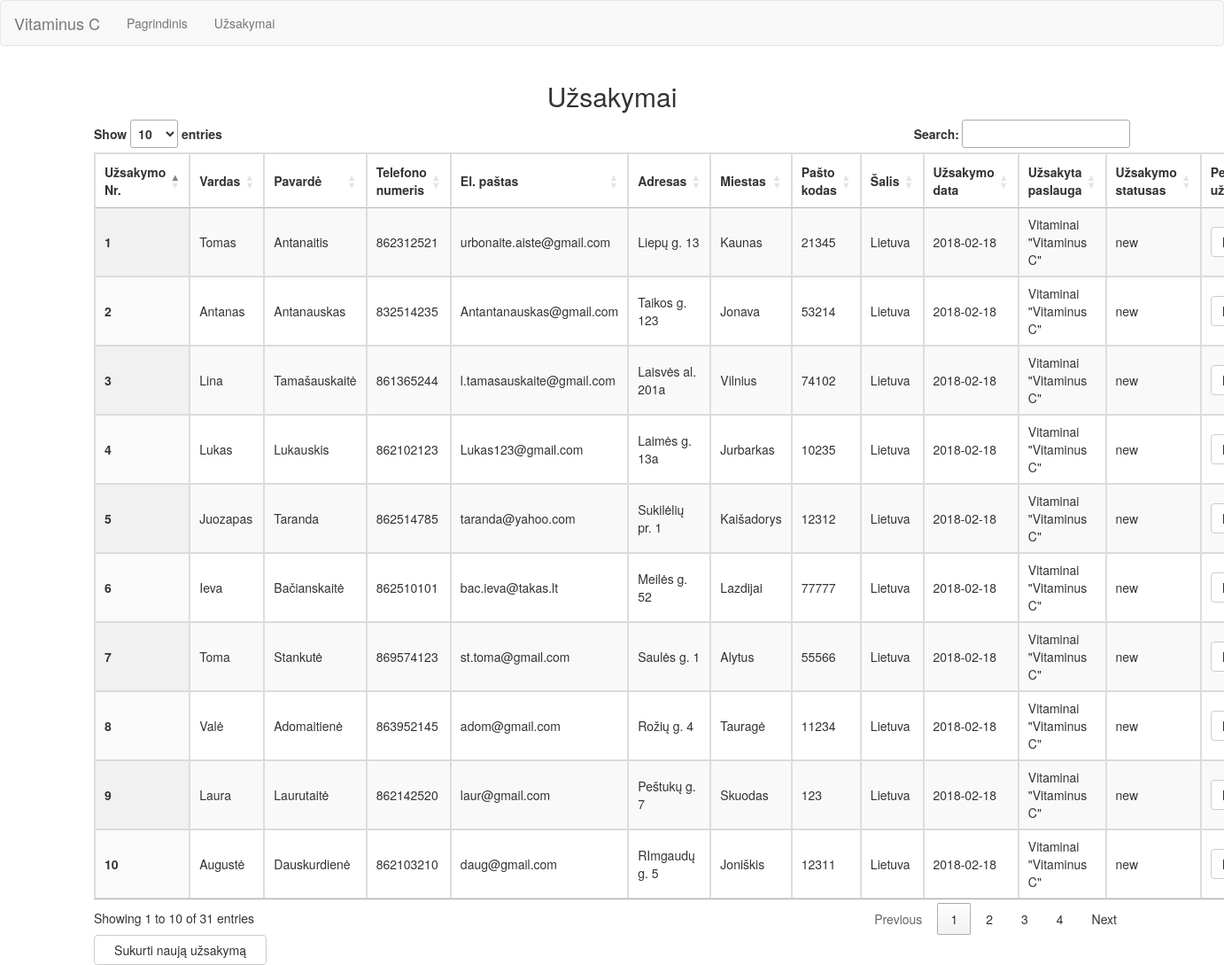
/orders.php, run on the app's committed database.
### tables this page shows
CREATE TABLE `orders` (
  `id` int(11) NOT NULL,
  `service_id` int(11) NOT NULL,
  `status_id` int(11) NOT NULL,
  `name` varchar(255) NOT NULL,
  `last_name` varchar(255) NOT NULL,
  `tel_number` int(11) NOT NULL,
  `email` varchar(255) NOT NULL,
  `address` varchar(255) NOT NULL,
  `city` varchar(255) NOT NULL,
  `post_code` int(11) NOT NULL,
  `country` varchar(255) NOT NULL,
  `order_date` date NOT NULL
);

CREATE TABLE `services` (
  `id` int(11) NOT NULL,
  `name` varchar(255) NOT NULL,
  `description` text NOT NULL,
  `image_url` text NOT NULL
);

CREATE TABLE `statuses` (
  `id` int(11) NOT NULL,
  `name` varchar(255) NOT NULL
);

### DatabaseConnection.php (called while the page is built, shortened)
<?php
class DatabaseConnection
{
    private $server = 'fdb19.awardspace.net';
    private $username ='2626009_nfq';
    private $password ='kalakutas123';
    private $db = '2626009_nfq';
    public $connection;
    public function getOrders()
    {
        $state = $this->connection->query(
            'SELECT services.name AS serviceName, orders.*, statuses.name AS statusName
             FROM orders
            JOIN services ON orders.service_id=services.id
            JOIN statuses ON orders.status_id=statuses.id ORDER BY orders.id DESC;');
        return $state->fetchAll();
    }
    private function getPdoConnection(): void
    {
        try{
            $this->connection = new PDO("mysql:dbname=$this->db;host=$this->server;charset=utf8;",$this->username, $this->password);
            $this->connection->setAttribute(PDO::ATTR_ERRMODE, PDO::ERRMODE_EXCEPTION);
        }
        catch(PDOexception $e){
            echo $e->getMessage();
            die();
        }
    }
}

### orders.php (the view, shortened to what this page needs)
<?php include_once 'DatabaseConnection.php'; ?>
<!DOCTYPE html>
<html lang="en">
<head>
    <link rel="stylesheet" href="https://maxcdn.bootstrapcdn.com/bootstrap/3.3.7/css/bootstrap.min.css">
    <link rel="stylesheet" href="https://cdn.datatables.net/1.10.16/css/jquery.dataTables.min.css">
    <link rel="stylesheet" type="text/css" href="style.css">
</head>
<body>
    <div class="container">
        <div class="row main">
            <div class="main-login main-center">
                <h2 class="text-center">Užsakymai</h2>
                <table class="display table-bordered" id="order-table">
                    <thead class="thead-dark">
                        <tr>
                            <th scope="col" width="50">Užsakymo Nr.</th>
                            <th>Vardas</th>
                            <th>Pavardė</th>
                            <th>Telefono numeris</th>
                            <th>El. paštas</th>
                            <th>Adresas</th>
                            <th>Miestas</th>
                            <th>Pašto kodas</th>
                            <th>Šalis</th>
                            <th>Užsakymo data</th>
                            <th>Užsakyta paslauga</th>
                            <th>Užsakymo statusas</th>
                            <th>Peržiūrėti užsakymą</th>
                        </tr>
                    </thead>
                    <tbody>
                    <?php
                        $obj= new DatabaseConnection();
                        $orders = $obj->getOrders();
                        foreach ($orders as $order) {
                            echo '<tr>
                                    <th scope="row">' . $order['id'] . '</th>
                                    <td>' . $order['name'] . '</td>
                                    <td>' . $order['last_name'] . '</td>
                                    <td>' . $order['tel_number'] . '</td>
                                    <td>' . $order['email'] . '</td>
                                    <td>' . $order['address'] . '</td>
                                    <td>' . $order['city'] . '</td>
                                    <td>' . $order['post_code'] . '</td>
                                    <td>' . $order['country'] . '</td>
                                    <td>' . $order['order_date'] . '</td>
                                    <td>' . $order['serviceName'] . '</td>
                                    <td>' . $order['statusName'] . '</td>
                                    <td><a href="order-details.php?id=' . $order['id'] . '" class="btn btn-default">Peržiūrėti</a></td>
                                </tr>';
                        }
                    ?>
                    </tbody>
                </table>
                <a href="first-page.php" class="btn btn-default col-md-2">Sukurti naują užsakymą</a>
             </div>
        </div>
    </div>
</body>

### style.css (style rules this page uses)
body, html { height: 100%; }

### data on the page
orders: id "10", name "Augustė", last_name "Dauskurdienė", tel_number "862103210", email "daug@gmail.com", address "RImgaudų g. 5", city "Joniškis", post_code "12311", country "Lietuva", order_date "2018-02-18", service.name "Vitaminai \"Vitaminus C\"", status.name "new"
orders: id "9", name "Laura", last_name "Laurutaitė", tel_number "862142520", email "laur@gmail.com", address "Peštukų g. 7", city "Skuodas", post_code "123", country "Lietuva", order_date "2018-02-18", service.name "Vitaminai \"Vitaminus C\"", status.name "new"
orders: id "8", name "Valė", last_name "Adomaitienė", tel_number "863952145", email "adom@gmail.com", address "Rožių g. 4", city "Tauragė", post_code "11234", country "Lietuva", order_date "2018-02-18", service.name "Vitaminai \"Vitaminus C\"", status.name "new"
orders: id "7", name "Toma", last_name "Stankutė", tel_number "869574123", email "st.toma@gmail.com", address "Saulės g. 1", city "Alytus", post_code "55566", country "Lietuva", order_date "2018-02-18", service.name "Vitaminai \"Vitaminus C\"", status.name "new"
orders: id "6", name "Ieva", last_name "Bačianskaitė", tel_number "862510101", email "bac.ieva@takas.lt", address "Meilės g. 52", city "Lazdijai", post_code "77777", country "Lietuva", order_date "2018-02-18", service.name "Vitaminai \"Vitaminus C\"", status.name "new"
orders: id "5", name "Juozapas", last_name "Taranda", tel_number "862514785", email "taranda@yahoo.com", address "Sukilėlių pr. 1", city "Kaišadorys", post_code "12312", country "Lietuva", order_date "2018-02-18", service.name "Vitaminai \"Vitaminus C\"", status.name "new"
orders: id "4", name "Lukas", last_name "Lukauskis", tel_number "862102123", email "Lukas123@gmail.com", address "Laimės g. 13a", city "Jurbarkas", post_code "10235", country "Lietuva", order_date "2018-02-18", service.name "Vitaminai \"Vitaminus C\"", status.name "new"
orders: id "3", name "Lina", last_name "Tamašauskaitė", tel_number "861365244", email "l.tamasauskaite@gmail.com", address "Laisvės al. 201a", city "Vilnius", post_code "74102", country "Lietuva", order_date "2018-02-18", service.name "Vitaminai \"Vitaminus C\"", status.name "new"
orders: id "2", name "Antanas", last_name "Antanauskas", tel_number "832514235", email "Antantanauskas@gmail.com", address "Taikos g. 123", city "Jonava", post_code "53214", country "Lietuva", order_date "2018-02-18", service.name "Vitaminai \"Vitaminus C\"", status.name "new"
orders: id "1", name "Tomas", last_name "Antanaitis", tel_number "862312521", email "urbonaite.aiste@gmail.com", address "Liepų g. 13", city "Kaunas", post_code "21345", country "Lietuva", order_date "2018-02-18", service.name "Vitaminai \"Vitaminus C\"", status.name "new"
